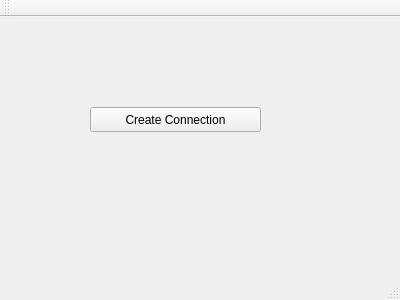
<?xml version="1.0" encoding="UTF-8"?>
<ui version="4.0">
 <class>MainWindow</class>
 <widget class="QMainWindow" name="MainWindow">
  <property name="geometry">
   <rect>
    <x>0</x>
    <y>0</y>
    <width>400</width>
    <height>300</height>
   </rect>
  </property>
  <property name="windowTitle">
   <string>MainWindow</string>
  </property>
  <widget class="QWidget" name="centralWidget">
   <widget class="QPushButton" name="pushButton">
    <property name="geometry">
     <rect>
      <x>90</x>
      <y>90</y>
      <width>171</width>
      <height>25</height>
     </rect>
    </property>
    <property name="text">
     <string>Create Connection</string>
    </property>
   </widget>
  </widget>
  <widget class="QMenuBar" name="menuBar">
   <property name="geometry">
    <rect>
     <x>0</x>
     <y>0</y>
     <width>400</width>
     <height>22</height>
    </rect>
   </property>
  </widget>
  <widget class="QToolBar" name="mainToolBar">
   <attribute name="toolBarArea">
    <enum>TopToolBarArea</enum>
   </attribute>
   <attribute name="toolBarBreak">
    <bool>false</bool>
   </attribute>
  </widget>
  <widget class="QStatusBar" name="statusBar"/>
 </widget>
 <layoutdefault spacing="6" margin="11"/>
 <resources/>
 <connections/>
</ui>
